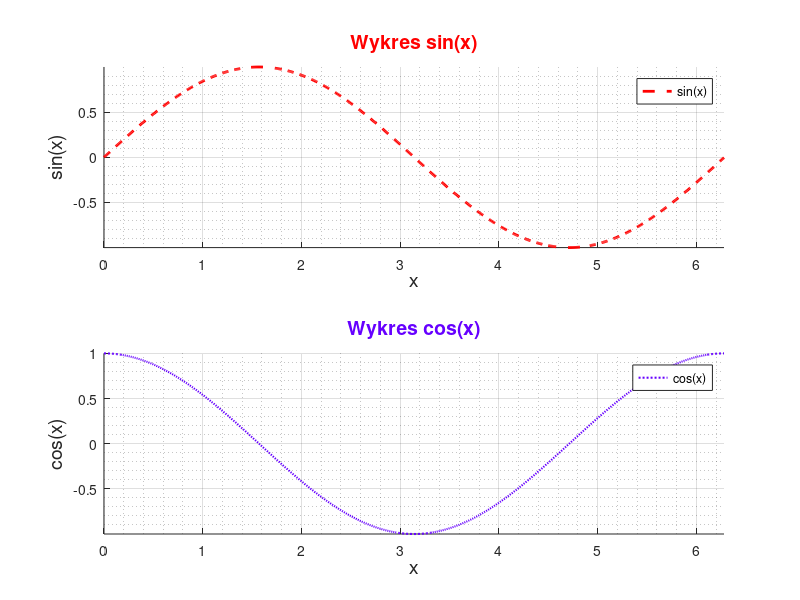

This chart was generated by the following MATLAB code:
x = 0:0.01:2*pi;                % Przedział osi X
ySin = sin(x);                  % Zdefiniowanie funkcji pierwszej (sinus(x))
yCos = cos(x);                  % Zdefiniowanie funkcji drugiej (cosinus(x))

figure(1)                       % Otworzenie okna graficznego o numerze 1
subplot(2, 1, 1)                % Utworzenie podziału okna graficznego (2 - wiersze, 1 - kolumna, 1 - wybrane okno)
hold on                         % Włączenie trybu do zachowania zawartości okna

plot(x, ySin, '--r', 'LineWidth', 2)

hold off                        % Wyłączenie trybu do zachowania zawartości okna - można pominąć
grid on; grid minor;            % Utworzenie siatki; Utworzenie drobnej siatki
xlim([x(1), x(end)])            % Granice x
ylim([min(ySin), max(ySin)])    % Granice y
legend('sin(x)')                % Legenda
title('Wykres sin(x)', 'FontSize', 14, 'Color', 'red')          % Nadanie tytułu wykresu
xlabel('x', 'FontSize', 14)                                     % Oznaczenie osi X
ylabel('sin(x)', 'FontSize', 14)                                % Oznaczenie osi Y

subplot(2, 1, 2)                % Utworzenie podziału okna graficznego (2 - wiersze, 1 - kolumna, 2 - wybrane okno)
hold on                         % Włączenie trybu do zachowania zawartości okna

plot(x, yCos, ':', 'Color', '#6600ff', 'LineWidth', 1.5)

hold off                        % Wyłączenie trybu do zachowania zawartości okna - można pominąć
grid on; grid minor;            % Utworzenie siatki; Utworzenie drobnej siatki
xlim([x(1), x(end)])            % Granice x
ylim([min(yCos), max(yCos)])    % Granice y
legend('cos(x)')                % Legenda
title('Wykres cos(x)', 'FontSize', 14, 'Color', '#6600ff')          % Nadanie tytułu wykresu
xlabel('x', 'FontSize', 14)                                         % Oznaczenie osi X
ylabel('cos(x)', 'FontSize', 14)                                    % Oznaczenie osi Y

